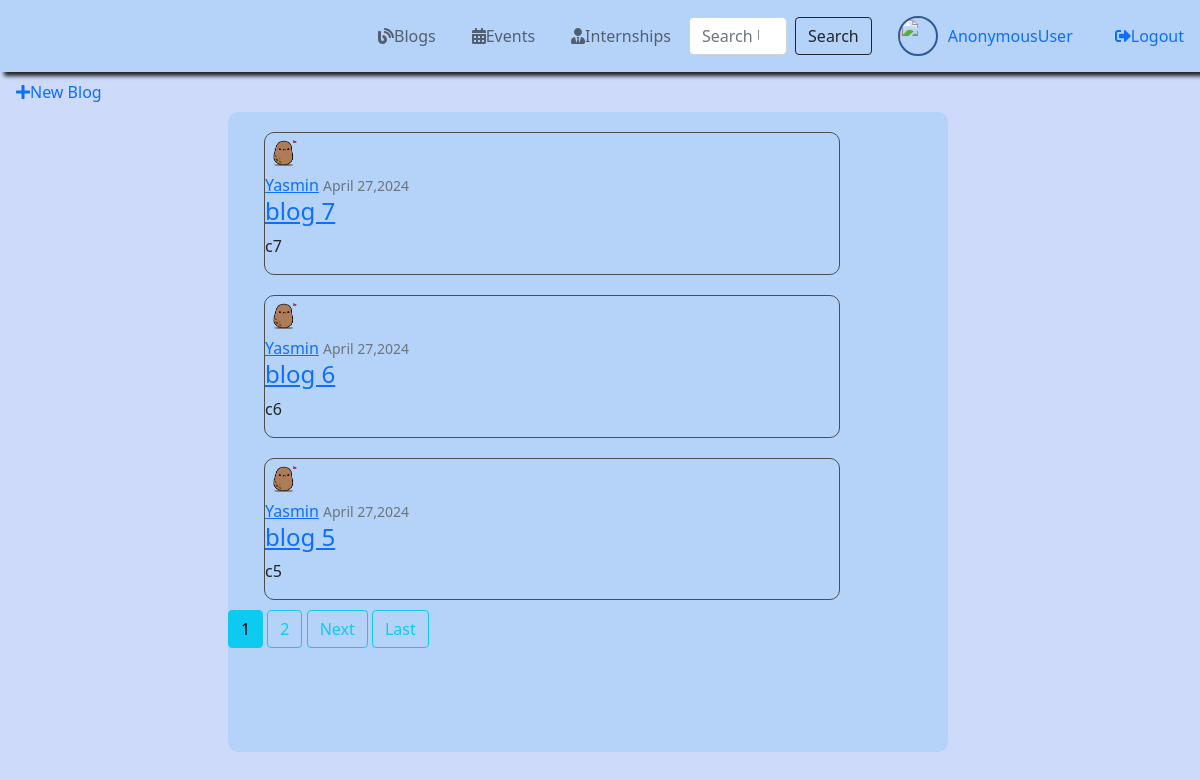
Page /home on the earlier database version.
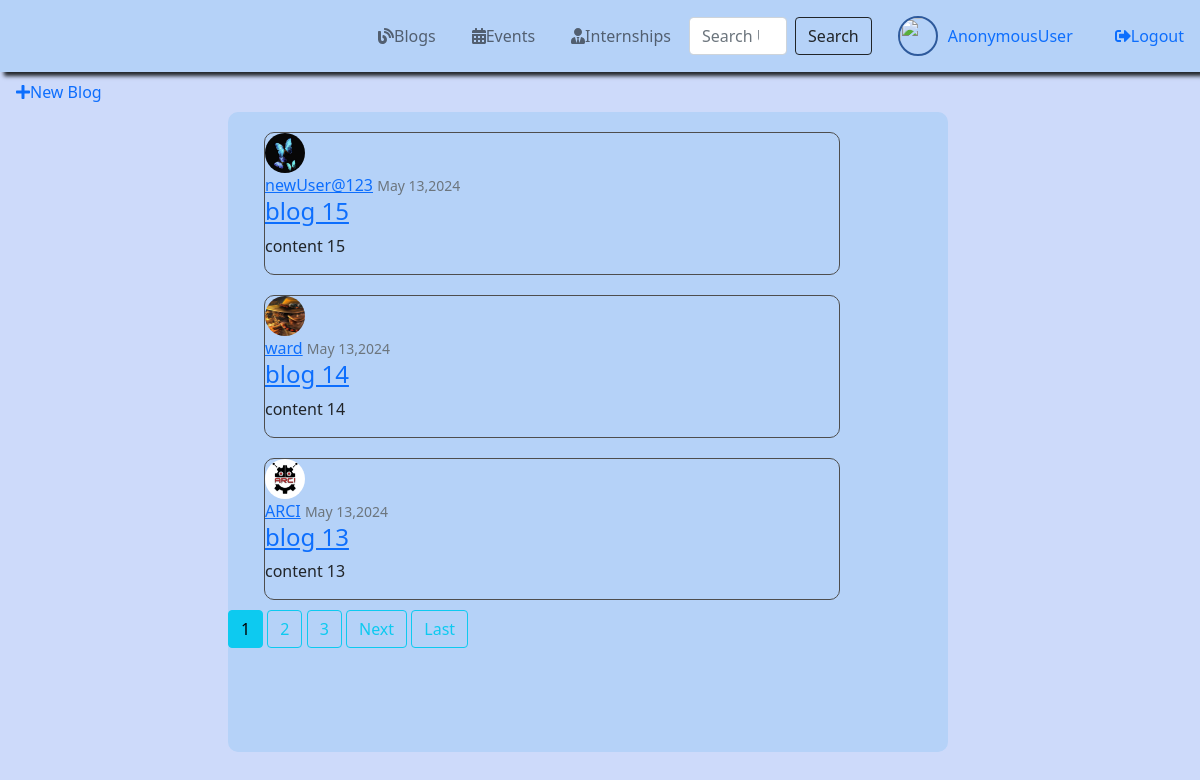
Same page on the later database version.
### Home/models.py (models this page shows, shortened)
class Post(models.Model):
    title = models.CharField(max_length = 100)
    content = models.TextField()
    date_posted = models.DateTimeField(default=timezone.now)
    author = models.ForeignKey(User, on_delete=models.CASCADE)

### Signin/models.py (models this page shows, shortened)
class Profile(models.Model):
    user = models.OneToOneField(User, on_delete=models.CASCADE)
    image = models.ImageField(default='images/default.jpg',upload_to='profile_pics')

### Home/views.py (the view)
# urls.py: path('', PostListView.as_view(), name='Home'),
class PostListView(ListView):
    model = Post
    template_name = 'home.html' #<app>/<model>_<viewType>.html
    context_object_name = 'posts'
    ordering = ['-date_posted']
    paginate_by = 3

### Home/templates/Home.html (shortened to what this page needs)
{% extends 'base.html' %}
{% block content %}
    <a class="nav-link" href="{% url 'post_create' %}">
        <span class="icn"><i class="fas fa-plus"></i></span>New Blog
    </a>
    <div style="border-radius: 10px; background-color: #b5d2f8; margin-left: 19%;  width: 60%; height: 80vh; background-attachment: fixed; overflow-y: auto; scrollbar-width: thin; scrollbar-color: darkgray transparent;">
        {% for post in posts %}
        <fieldset style="border-radius: 10px; border: 1px solid rgb(78, 78, 78); width: 80%; margin-top: 20px; margin-left: 5%; margin-bottom: 10px;">
            <img class="rounded-circle article-img" width="40px" height="40px" src="{{ post.author.profile.image.url }}">
            <div class="media-body">
                <div class="article-metadata">
                    <a class="mr-2" href="{% url 'user_posts' post.author.username %}">{{ post.author }}</a>
                    <small class="text-muted">{{ post.date_posted|date:"F d,Y"}}</small>
                </div>
                <h4><a class="article-title" href="{% url 'post_detail' post.id %}">{{ post.title }}</a></h4>
                <p class="article-content">{{ post.content }}</p>
            </div>
        </fieldset>
        {% endfor %}
        {% if is_paginated %}
            {% for num in page_obj.paginator.page_range  %}
                {% if page_obj.number == num %}
                    <a class="btn btn-info mb-4" href="?page={{ num }}"> {{ num }}</a>
                {% elif num > page_obj.number|add:'-3' and num < page_obj.number|add:'3' %}
                    <a class="btn btn-outline-info mb-4" href="?page={{ num }}">{{ num }}</a>
                {% endif %}
            {% endfor %}
            {% if page_obj.has_next %}
                <a class="btn btn-outline-info mb-4" href="?page={{ page_obj.next_page_number }}">Next</a>
                <a class="btn btn-outline-info mb-4" href="?page={{ page_obj.paginator.num_pages }}">Last</a>
            {% endif %}
        {% endif %}
    </div>
{% endblock %}

Differences in the rows shown:
removed Post: author.profile.image (picture), author "Yasmin", date_posted "April 27,2024", title "blog 7", content "c7"
no longer on this page (row unchanged): Post: author.profile.image (picture), author "Yasmin", date_posted "April 27,2024", title "blog 6", content "c6"
no longer on this page (row unchanged): Post: author.profile.image (picture), author "Yasmin", date_posted "April 27,2024", title "blog 5", content "c5"
added Post: author.profile.image (picture), author "newUser@123", date_posted "May 13,2024", title "blog 15", content "content 15"
added Post: author.profile.image (picture), author "ward", date_posted "May 13,2024", title "blog 14", content "content 14"
added Post: author.profile.image (picture), author "ARCI", date_posted "May 13,2024", title "blog 13", content "content 13"
Other differences:
new list line: "3"
